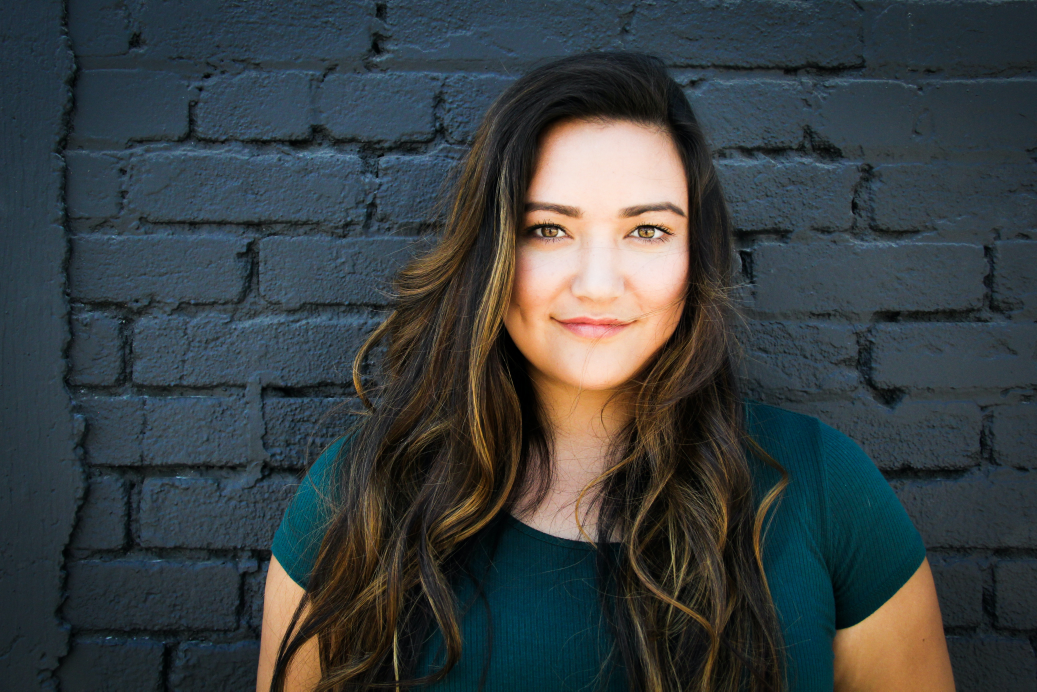
#> input picture Imagens/Mulher.jpg, 5184 x 3456 px, found by its file name (shown at 1/5 size)
$ python 'Translação da Imagem - Versão 1.0.0 .py'
#> lines starting #> are read from the running program, lines starting #| are printed output that depends on the picture
#
########################################################################
# Importação das Bibliotecas Necessárias
########################################################################
#
import cv2 as cv
import matplotlib.pyplot as plt
import numpy as np

#
########################################################################
# Definições Gerais
########################################################################
#
NomeJanela = "Imagem Base"
NomeImagem  = "Mulher.jpg"
CaminhoBase = "/home/asoares/OpenCV/"
CaminhoImagem = CaminhoBase + "Imagens/"

#
########################################################################
# Lendo a Imagem
########################################################################
#
Imagem = cv.imread ( CaminhoImagem + NomeImagem, cv.IMREAD_COLOR)
#> Imagem is the input picture: shape (3456, 5184, 3); mean B, G, R 65.6, 63.6, 57
imgReduzida = cv.resize(Imagem, (0,0), fx=0.1, fy=0.1, interpolation = cv.INTER_AREA)
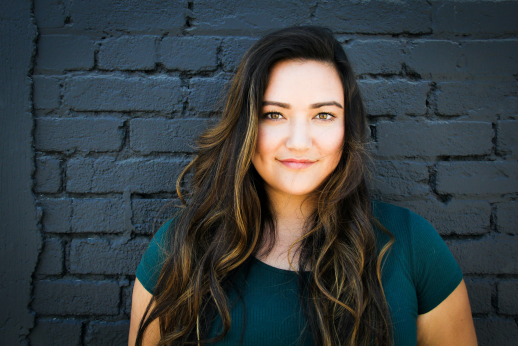
#> imgReduzida: shape (346, 518, 3); mean B, G, R 65.5, 63.6, 57

#
########################################################################
# Recuperando Dados da Imagem
########################################################################
#
Linhas, Colunas, Canais = imgReduzida.shape
#> Linhas = 346; Colunas = 518; Canais = 3

#
########################################################################
# Definindo a Translação
# np.float32([[1,0,tx],[0,1,ty]])
# tx e ty Definem a translação
########################################################################
#
tEsquerda = np.float32([[1,0,-50],[0,1,0]])
tDireita  = np.float32([[1,0,50],[0,1,0]])
tSuperior = np.float32([[1,0,0],[0,1,50]])
tInferior = np.float32([[1,0,0],[0,1,-50]])

#
########################################################################
# Translação da Imagem
# (Colunas, Linhas) Define onde ficará a imagem
########################################################################
#
imgEsquerda = cv.warpAffine(imgReduzida,tEsquerda,(Colunas, Linhas))
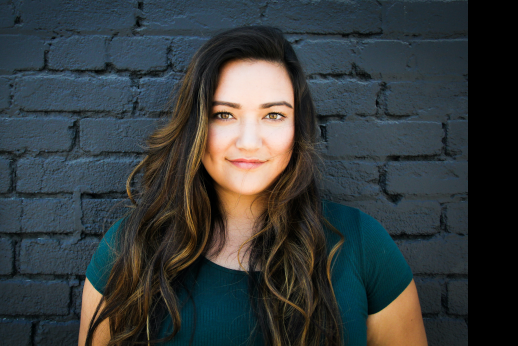
#> imgEsquerda: shape (346, 518, 3); mean B, G, R 60, 58.9, 53.5
imgDireita  = cv.warpAffine(imgReduzida,tDireita, (Colunas, Linhas))
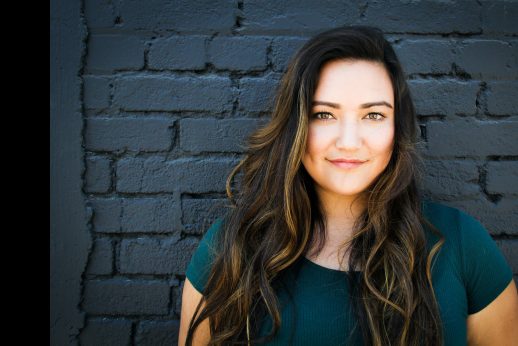
#> imgDireita: shape (346, 518, 3); mean B, G, R 60.1, 58.7, 53
imgSuperior = cv.warpAffine(imgReduzida,tSuperior,(Colunas, Linhas))
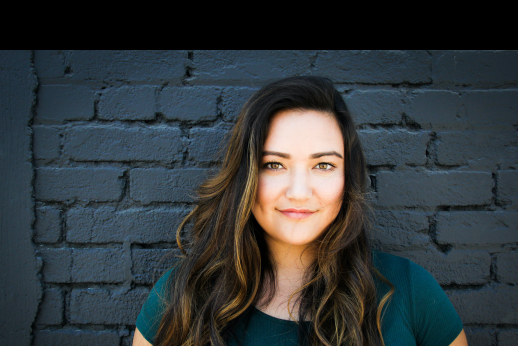
#> imgSuperior: shape (346, 518, 3); mean B, G, R 59.3, 56.7, 50.5
imgInferior = cv.warpAffine(imgReduzida,tInferior,(Colunas, Linhas))
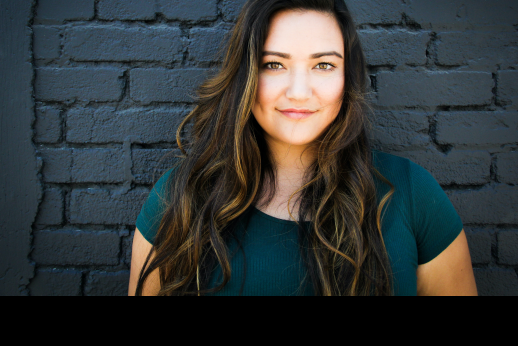
#> imgInferior: shape (346, 518, 3); mean B, G, R 55.7, 55.4, 51.1

#
########################################################################
# Convertendo para Matplotlib
########################################################################
#
imgEsquerda = cv.cvtColor (imgEsquerda, cv.COLOR_BGR2RGB)
imgDireita  = cv.cvtColor (imgDireita,  cv.COLOR_BGR2RGB)
imgSuperior = cv.cvtColor (imgSuperior, cv.COLOR_BGR2RGB)
imgInferior = cv.cvtColor (imgInferior, cv.COLOR_BGR2RGB)

#
########################################################################
# Apresentação dos Resultados
########################################################################
#
Grafico = plt.figure(figsize=(11,8))

Grafico.add_subplot(2,2,1)
plt.imshow(imgEsquerda )
plt.title("Translação Esquerda", fontsize=11, weight='bold' )

Grafico.add_subplot(2,2,2)
plt.imshow(imgDireita )
plt.title("Translação Direita", fontsize=11, weight='bold' )

Grafico.add_subplot(2,2,3)
plt.imshow(imgSuperior )
plt.title("Translação Superior", fontsize=11, weight='bold' )

Grafico.add_subplot(2,2,4)
plt.imshow(imgInferior )
plt.title("Translação Inferior", fontsize=11, weight='bold' )

plt.subplots_adjust ( left   = 0.1,
                      bottom = 0.1,
                      right  = 0.9,
                      top    = 0.9,
                      wspace = 0.2,
                      hspace = 0.2 )
plt.show ()

########################################################################
# FIM DO PROGRAMA
########################################################################

$ run again, with Imagens/Amigos.jpg copied over Imagens/Mulher.jpg
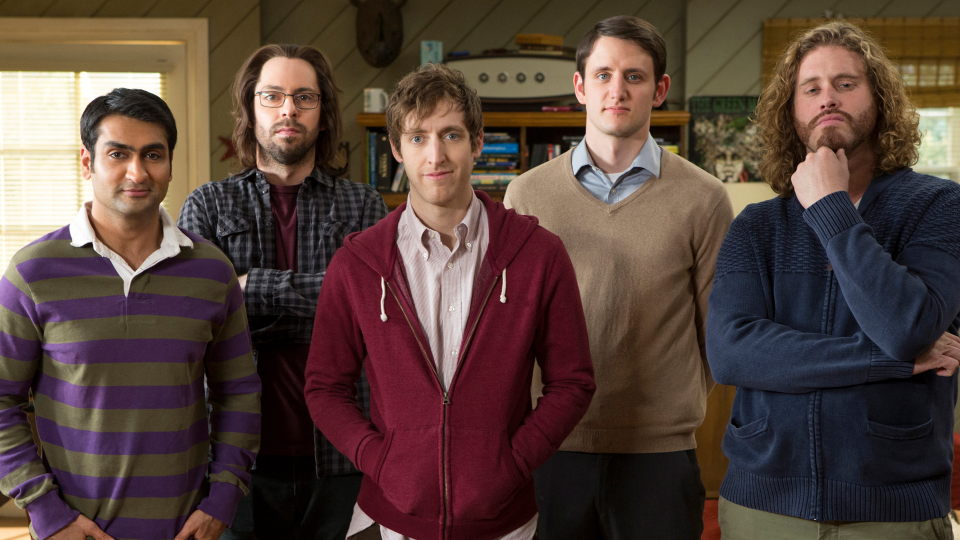
#> input picture Imagens/Amigos.jpg, 1920 x 1080 px, found by its file name (shown at 1/2 size)
#> Imagem is the input picture: shape (1080, 1920, 3); mean B, G, R 58.9, 65.5, 85.2
#> `imgSuperior = cv.warpAffine(imgReduzida,tSuperior,(Colunas, Linhas))`:
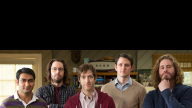
#> imgSuperior: shape (108, 192, 3); mean B, G, R 39.5, 48, 58.1
#> `imgInferior = cv.warpAffine(imgReduzida,tInferior,(Colunas, Linhas))`:
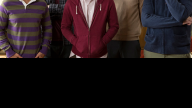
#> imgInferior: shape (108, 192, 3); mean B, G, R 24.5, 22.3, 33.3
